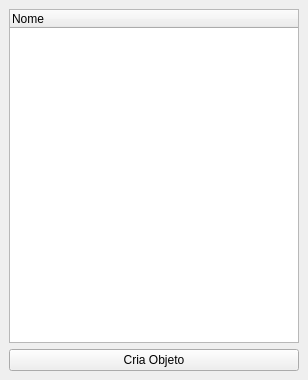
<?xml version="1.0" encoding="UTF-8"?>
<ui version="4.0">
 <class>ObjectsDock</class>
 <widget class="QDockWidget" name="ObjectsDock">
  <property name="geometry">
   <rect>
    <x>0</x>
    <y>0</y>
    <width>308</width>
    <height>380</height>
   </rect>
  </property>
  <property name="minimumSize">
   <size>
    <width>150</width>
    <height>154</height>
   </size>
  </property>
  <property name="windowTitle">
   <string>Objetos</string>
  </property>
  <widget class="QWidget" name="dockWidgetContents">
   <layout class="QGridLayout" name="gridLayout">
    <item row="0" column="0" colspan="2">
     <widget class="QTreeWidget" name="treeWidget">
      <property name="mouseTracking">
       <bool>true</bool>
      </property>
      <property name="contextMenuPolicy">
       <enum>Qt::CustomContextMenu</enum>
      </property>
      <property name="iconSize">
       <size>
        <width>50</width>
        <height>50</height>
       </size>
      </property>
      <column>
       <property name="text">
        <string>Nome</string>
       </property>
      </column>
     </widget>
    </item>
    <item row="1" column="0" colspan="2">
     <widget class="QPushButton" name="pushButtonCreateObject">
      <property name="text">
       <string>Cria Objeto</string>
      </property>
     </widget>
    </item>
   </layout>
  </widget>
 </widget>
 <resources/>
 <connections/>
</ui>
